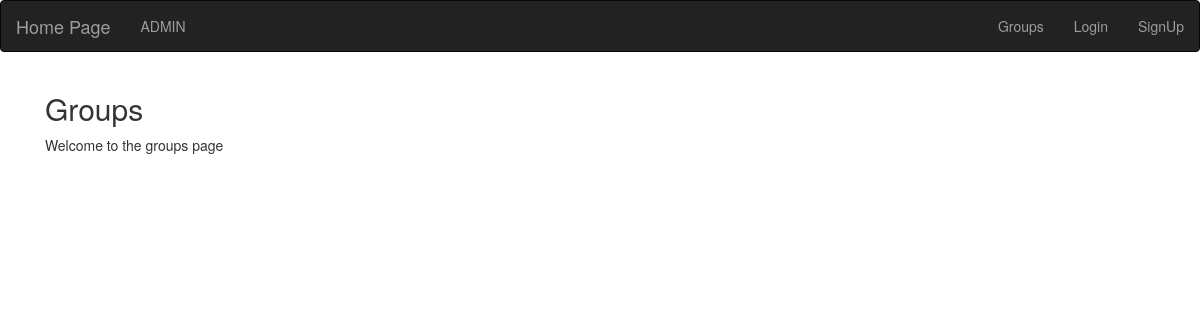
Before: /groups/ with the older database file.
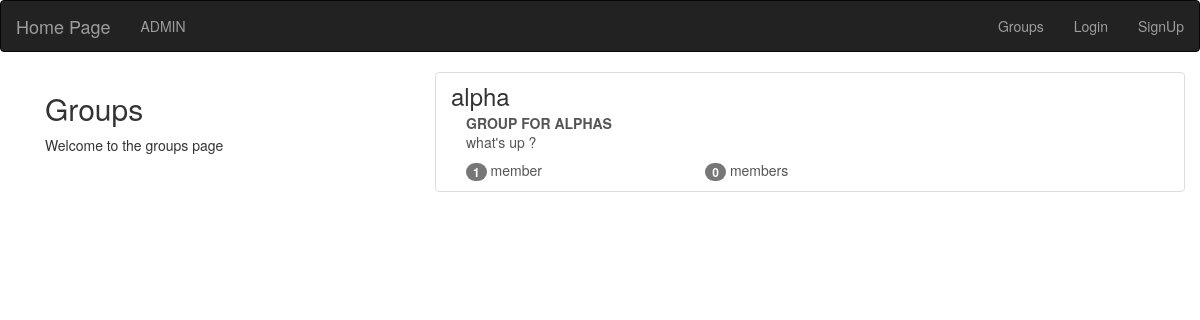
After: the same page with the newer database file.
### groups/models.py (models this page shows, shortened)
class Group(models.Model):
    name = models.CharField(max_length=225,unique=True)
    slug = models.CharField(max_length=225,unique=True)
    description = models.TextField(blank=True,default='')
    description_html = models.TextField(editable=False,blank=True,default='')
    members = models.ManyToManyField(User,through='GroupMember')
    class Meta:
        ordering = ['name']

### groups/views.py (the view)
# urls.py: path('',views.ListGroups.as_view(),name='all'),
class ListGroups(generic.ListView):
    model = Group

### groups/templates/groups/group_list.html (shortened to what this page needs)
{% extends 'groups/group_base.html' %}
{% block pregroup_block %}
    <div class="col-md-4">
        <div class="content">
            <h2>Groups</h2>
            <p>Welcome to the groups page </p>
        </div>
    </div>
{% endblock %}
{% block group_content_block %}
    <div class="col-md-8">
        <div class="list_group">
            {% for group in object_list %}
                <a href="{% url 'groups:single' slug=group.slug %}" class="list-group-item">
                    <h3 class="title list-group-item-heading">{{group.name}}</h3>
                    <div class="list-group-item-text container-fluid">
                        {{group.description_html|safe}}
                        <div class="row">
                            <div class="col-md-4">
                                <span class="badge">{{group.members.count}}</span>
                                member{{group.members.count|pluralize}}
                            </div>
                            <div class="col-md-4">
                                <span class="badge">{{group.posts.count}}</span>
                                member{{group.posts.count|pluralize}}
                            </div>
                        </div>
                    </div>
                </a>
            {% endfor %}
        </div>
    </div>
{% endblock %}

### groups/templates/groups/group_base.html (shortened to what this page needs)
{% extends 'base.html' %}
{% block content_block %}
    <div class="container">
        <div class="row">
            {% block pregroup_block %} {% endblock %}
            {% block group_content_block %} {% endblock %}
        </div>
    </div>
{% endblock %}

### templates/base.html (shortened to what this page needs)
<!DOCTYPE html>
{% load static %}
<html lang="en">
<head>
    <link rel="stylesheet" href="https://maxcdn.bootstrapcdn.com/bootstrap/3.4.1/css/bootstrap.min.css">
    <link rel="stylesheet" href="{% static 'css/master.css' %}">
</head>
<body>
    <nav class="navbar navbar-inverse technav">
        <div class="container-fluid">
            <div class="navbar-header">
                <a href="{% url 'home' %}" class="navbar-brand">Home Page</a>
            </div>
            <ul class="navbar-nav nav">
                <li> <a href="{% url 'admin:index' %}" class="nav-item">ADMIN</a></li>
            </ul>
            <ul class="nav navbar-nav navbar-right">
                {% if user.is_authenticated %}
                    <li><a href="{% url 'posts:all' %}" class="navbar-item">Posts</a></li>
                    <li><a href="{% url 'groups:all' %}" class="navbar-item">Groups</a></li>
                    <li><a href="{% url 'groups:create' %}" class="navbar-item">Create Group</a></li>
                    <li><a href="{% url 'accounts:logout' %}" class="navbar-item">Logout</a></li>
                {% else %}
                    <li><a href="{% url 'groups:all' %}" class="navbar-item">Groups</a></li>
                    <li><a href="{% url 'accounts:login' %}" class="navbar-item">Login</a></li>
                    <li><a href="{% url 'accounts:signup' %}" class="navbar-item">SignUp</a></li>
                {% endif %}
            </ul>
        </div>
    </nav>
    <div class="container my-content">
        {% block content_block %}
        {% endblock %}
    </div>
</body>
</html>

Changed rows visible on the page:
added Group: name "alpha", description_html "GROUP FOR ALPHAS what's up ?", members.count "1", posts.count "0"
